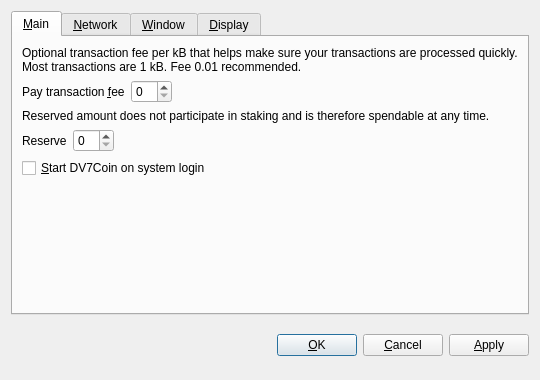
<?xml version="1.0" encoding="UTF-8"?>
<ui version="4.0">
 <class>OptionsDialog</class>
 <widget class="QDialog" name="OptionsDialog">
  <property name="geometry">
   <rect>
    <x>0</x>
    <y>0</y>
    <width>540</width>
    <height>380</height>
   </rect>
  </property>
  <property name="windowTitle">
   <string>Options</string>
  </property>
  <property name="modal">
   <bool>true</bool>
  </property>
  <layout class="QVBoxLayout" name="verticalLayout">
   <item>
    <widget class="QTabWidget" name="tabWidget">
     <property name="tabPosition">
      <enum>QTabWidget::North</enum>
     </property>
     <property name="currentIndex">
      <number>0</number>
     </property>
     <widget class="QWidget" name="tabMain">
      <attribute name="title">
       <string>&amp;Main</string>
      </attribute>
      <layout class="QVBoxLayout" name="verticalLayout_Main">
       <item>
        <widget class="QLabel" name="transactionFeeInfoLabel">
         <property name="text">
          <string>Optional transaction fee per kB that helps make sure your transactions are processed quickly. Most transactions are 1 kB. Fee 0.01 recommended.</string>
         </property>
         <property name="textFormat">
          <enum>Qt::PlainText</enum>
         </property>
         <property name="wordWrap">
          <bool>true</bool>
         </property>
        </widget>
       </item>
       <item>
        <layout class="QHBoxLayout" name="horizontalLayoutFee">
         <item>
          <widget class="QLabel" name="transactionFeeLabel">
           <property name="text">
            <string>Pay transaction &amp;fee</string>
           </property>
           <property name="textFormat">
            <enum>Qt::PlainText</enum>
           </property>
           <property name="buddy">
            <cstring>transactionFee</cstring>
           </property>
          </widget>
         </item>
         <item>
          <widget class="BitcoinAmountField" name="transactionFee"/>
         </item>
         <item>
          <spacer name="horizontalSpacerFee">
           <property name="orientation">
            <enum>Qt::Horizontal</enum>
           </property>
           <property name="sizeHint" stdset="0">
            <size>
             <width>40</width>
             <height>20</height>
            </size>
           </property>
          </spacer>
         </item>
        </layout>
       </item>
       <item>
        <widget class="QLabel" name="reserveBalanceInfoLabel">
         <property name="text">
          <string>Reserved amount does not participate in staking and is therefore spendable at any time.</string>
         </property>
         <property name="textFormat">
          <enum>Qt::PlainText</enum>
         </property>
         <property name="wordWrap">
          <bool>true</bool>
         </property>
        </widget>
       </item>
       <item>
        <layout class="QHBoxLayout" name="horizontalLayoutReserveBalance">
         <item>
          <widget class="QLabel" name="reserveBalanceLabel">
           <property name="text">
            <string>Reserve</string>
           </property>
           <property name="textFormat">
            <enum>Qt::PlainText</enum>
           </property>
           <property name="buddy">
            <cstring>reserveBalance</cstring>
           </property>
          </widget>
         </item>
         <item>
          <widget class="BitcoinAmountField" name="reserveBalance"/>
         </item>
         <item>
          <spacer name="horizontalSpacerReserveBalance">
           <property name="orientation">
            <enum>Qt::Horizontal</enum>
           </property>
           <property name="sizeHint" stdset="0">
            <size>
             <width>40</width>
             <height>20</height>
            </size>
           </property>
          </spacer>
         </item>
        </layout>
       </item>
       <item>
        <widget class="QCheckBox" name="bitcoinAtStartup">
         <property name="toolTip">
          <string>Automatically start DV7Coin after logging in to the system.</string>
         </property>
         <property name="text">
          <string>&amp;Start DV7Coin on system login</string>
         </property>
        </widget>
       </item>
       <item>
        <spacer name="verticalSpacer_Main">
         <property name="orientation">
          <enum>Qt::Vertical</enum>
         </property>
         <property name="sizeHint" stdset="0">
          <size>
           <width>20</width>
           <height>40</height>
          </size>
         </property>
        </spacer>
       </item>
      </layout>
     </widget>
     <widget class="QWidget" name="tabNetwork">
      <attribute name="title">
       <string>&amp;Network</string>
      </attribute>
      <layout class="QVBoxLayout" name="verticalLayout_Network">
       <item>
        <widget class="QCheckBox" name="mapPortUpnp">
         <property name="toolTip">
          <string>Automatically open the DV7Coin client port on the router. This only works when your router supports UPnP and it is enabled.</string>
         </property>
         <property name="text">
          <string>Map port using &amp;UPnP</string>
         </property>
        </widget>
       </item>
       <item>
        <widget class="QCheckBox" name="connectSocks">
         <property name="toolTip">
          <string>Connect to the DV7Coin network through a SOCKS5 proxy (e.g. when connecting through Tor).</string>
         </property>
         <property name="text">
          <string>&amp;Connect through SOCKS5 proxy:</string>
         </property>
        </widget>
       </item>
       <item>
        <layout class="QHBoxLayout" name="horizontalLayout_Network">
         <item>
          <widget class="QLabel" name="proxyIpLabel">
           <property name="text">
            <string>Proxy &amp;IP:</string>
           </property>
           <property name="textFormat">
            <enum>Qt::PlainText</enum>
           </property>
           <property name="buddy">
            <cstring>proxyIp</cstring>
           </property>
          </widget>
         </item>
         <item>
          <widget class="QValidatedLineEdit" name="proxyIp">
           <property name="maximumSize">
            <size>
             <width>140</width>
             <height>16777215</height>
            </size>
           </property>
           <property name="toolTip">
            <string>IP address of the proxy (e.g. 127.0.0.1)</string>
           </property>
          </widget>
         </item>
         <item>
          <widget class="QLabel" name="proxyPortLabel">
           <property name="text">
            <string>&amp;Port:</string>
           </property>
           <property name="textFormat">
            <enum>Qt::PlainText</enum>
           </property>
           <property name="buddy">
            <cstring>proxyPort</cstring>
           </property>
          </widget>
         </item>
         <item>
          <widget class="QLineEdit" name="proxyPort">
           <property name="maximumSize">
            <size>
             <width>55</width>
             <height>16777215</height>
            </size>
           </property>
           <property name="toolTip">
            <string>Port of the proxy (e.g. 9050)</string>
           </property>
          </widget>
         </item>
         <item>
          <spacer name="horizontalSpacer_Network">
           <property name="orientation">
            <enum>Qt::Horizontal</enum>
           </property>
           <property name="sizeHint" stdset="0">
            <size>
             <width>40</width>
             <height>20</height>
            </size>
           </property>
          </spacer>
         </item>
        </layout>
       </item>
       <item>
        <spacer name="verticalSpacer_Network">
         <property name="orientation">
          <enum>Qt::Vertical</enum>
         </property>
         <property name="sizeHint" stdset="0">
          <size>
           <width>20</width>
           <height>40</height>
          </size>
         </property>
        </spacer>
       </item>
      </layout>
     </widget>
     <widget class="QWidget" name="tabWindow">
      <attribute name="title">
       <string>&amp;Window</string>
      </attribute>
      <layout class="QVBoxLayout" name="verticalLayout_Window">
       <item>
        <widget class="QCheckBox" name="minimizeToTray">
         <property name="toolTip">
          <string>Show only a tray icon after minimizing the window.</string>
         </property>
         <property name="text">
          <string>&amp;Minimize to the tray instead of the taskbar</string>
         </property>
        </widget>
       </item>
       <item>
        <widget class="QCheckBox" name="minimizeOnClose">
         <property name="toolTip">
          <string>Minimize instead of exit the application when the window is closed. When this option is enabled, the application will be closed only after selecting Quit in the menu.</string>
         </property>
         <property name="text">
          <string>M&amp;inimize on close</string>
         </property>
        </widget>
       </item>
       <item>
        <spacer name="verticalSpacer_Window">
         <property name="orientation">
          <enum>Qt::Vertical</enum>
         </property>
         <property name="sizeHint" stdset="0">
          <size>
           <width>20</width>
           <height>40</height>
          </size>
         </property>
        </spacer>
       </item>
      </layout>
     </widget>
     <widget class="QWidget" name="tabDisplay">
      <attribute name="title">
       <string>&amp;Display</string>
      </attribute>
      <layout class="QVBoxLayout" name="verticalLayout_Display">
       <item>
        <layout class="QHBoxLayout" name="horizontalLayout_1_Display">
         <item>
          <widget class="QLabel" name="langLabel">
           <property name="text">
            <string>User Interface &amp;language:</string>
           </property>
           <property name="textFormat">
            <enum>Qt::PlainText</enum>
           </property>
           <property name="buddy">
            <cstring>lang</cstring>
           </property>
          </widget>
         </item>
         <item>
          <widget class="QValueComboBox" name="lang">
           <property name="toolTip">
            <string>The user interface language can be set here. This setting will take effect after restarting DV7Coin.</string>
           </property>
          </widget>
         </item>
        </layout>
       </item>
       <item>
        <layout class="QHBoxLayout" name="horizontalLayout_2_Display">
         <item>
          <widget class="QLabel" name="unitLabel">
           <property name="text">
            <string>&amp;Unit to show amounts in:</string>
           </property>
           <property name="textFormat">
            <enum>Qt::PlainText</enum>
           </property>
           <property name="buddy">
            <cstring>unit</cstring>
           </property>
          </widget>
         </item>
         <item>
          <widget class="QValueComboBox" name="unit">
           <property name="toolTip">
            <string>Choose the default subdivision unit to show in the interface and when sending coins.</string>
           </property>
          </widget>
         </item>
        </layout>
       </item>
       <item>
        <widget class="QCheckBox" name="coinControlFeatures">
         <property name="toolTip">
          <string>Whether to show coin control features or not.</string>
         </property>
         <property name="text">
          <string>Display coin &amp;control features (experts only!)</string>
         </property>
        </widget>
       </item>
       <item>
        <spacer name="verticalSpacer_Display">
         <property name="orientation">
          <enum>Qt::Vertical</enum>
         </property>
         <property name="sizeHint" stdset="0">
          <size>
           <width>20</width>
           <height>40</height>
          </size>
         </property>
        </spacer>
       </item>
      </layout>
     </widget>
    </widget>
   </item>
   <item>
    <layout class="QHBoxLayout" name="horizontalLayout_Buttons">
     <item>
      <spacer name="horizontalSpacer_1">
       <property name="orientation">
        <enum>Qt::Horizontal</enum>
       </property>
       <property name="sizeHint" stdset="0">
        <size>
         <width>40</width>
         <height>48</height>
        </size>
       </property>
      </spacer>
     </item>
     <item>
      <widget class="QLabel" name="statusLabel">
       <property name="font">
        <font>
         <weight>75</weight>
         <bold>true</bold>
        </font>
       </property>
       <property name="text">
        <string/>
       </property>
       <property name="textFormat">
        <enum>Qt::PlainText</enum>
       </property>
       <property name="wordWrap">
        <bool>true</bool>
       </property>
      </widget>
     </item>
     <item>
      <spacer name="horizontalSpacer_2">
       <property name="orientation">
        <enum>Qt::Horizontal</enum>
       </property>
       <property name="sizeHint" stdset="0">
        <size>
         <width>40</width>
         <height>48</height>
        </size>
       </property>
      </spacer>
     </item>
     <item>
      <widget class="QPushButton" name="okButton">
       <property name="text">
        <string>&amp;OK</string>
       </property>
      </widget>
     </item>
     <item>
      <widget class="QPushButton" name="cancelButton">
       <property name="text">
        <string>&amp;Cancel</string>
       </property>
       <property name="autoDefault">
        <bool>false</bool>
       </property>
      </widget>
     </item>
     <item>
      <widget class="QPushButton" name="applyButton">
       <property name="text">
        <string>&amp;Apply</string>
       </property>
       <property name="autoDefault">
        <bool>false</bool>
       </property>
      </widget>
     </item>
    </layout>
   </item>
  </layout>
 </widget>
 <customwidgets>
  <customwidget>
   <class>BitcoinAmountField</class>
   <extends>QSpinBox</extends>
   <header>bitcoinamountfield.h</header>
  </customwidget>
  <customwidget>
   <class>QValueComboBox</class>
   <extends>QComboBox</extends>
   <header>qvaluecombobox.h</header>
  </customwidget>
  <customwidget>
   <class>QValidatedLineEdit</class>
   <extends>QLineEdit</extends>
   <header>qvalidatedlineedit.h</header>
  </customwidget>
 </customwidgets>
 <resources/>
 <connections/>
</ui>
